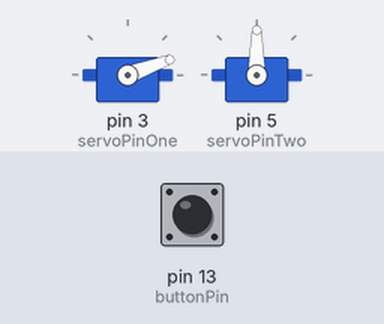
Simulated run of this sketch. Board: Arduino Uno, built with avr-gcc and run on an emulated ATmega328P. Shown: 2 × servo. The inputs (shaded band) are chosen by the test bench; at power-on: pin 13 (buttonPin) HIGH.

Above: at 1.2 s.
1.3 s: pin 13 (buttonPin) pulled LOW for 0.15 s
At 1.45 s:
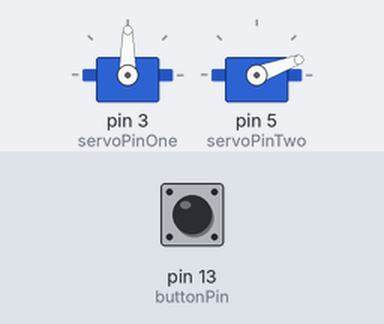
3.0 s: pin 13 (buttonPin) pulled LOW for 3.2 s
At 7.0 s:
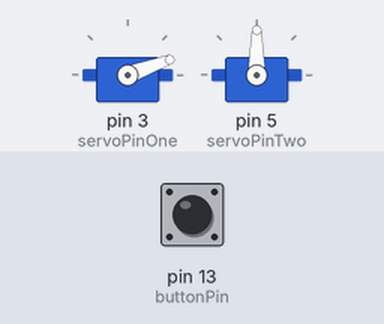
Timing chart, 0 to 8.5 s (numbered marks = the images above; inputs shaded):
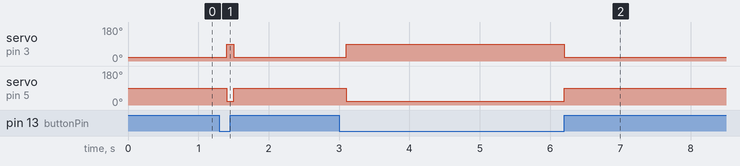

Measured:
- after the input at 1.3 s, servo on pin 3 (servoPinOne): 20° → 90° after 0.10 s, → 20° 0.10 s later; servo on pin 5 (servoPinTwo): 90° → 20° after 0.10 s, → 90° 0.10 s later
- after the input at 3.0 s, servo on pin 3 (servoPinOne): 20° → 90° after 0.10 s, → 20° 3.1 s later; servo on pin 5 (servoPinTwo): 90° → 20° after 0.10 s, → 90° 3.1 s later

The sketch:

ServoPush.ino
```cpp
 #include <Servo.h>;

 // pushbutton pin
 const int buttonPin = 13;

 // servo pin
 const int servoPinOne = 3;
 const int servoPinTwo = 5;

 Servo servo;
 Servo servoTwo;


//create a variable to store a counter and set it to 0
int counter = 0;
void setup()
{
  servo.attach (servoPinOne);
  servoTwo.attach (servoPinTwo);

  // Set up the pushbutton pins to be an input:
  pinMode(buttonPin, INPUT);
}


void loop()
{
 // local variable to hold the pushbutton states
  int buttonState;

  //read the digital state of buttonPin with digitalRead() function and store the       //value in buttonState variable
  buttonState = digitalRead(buttonPin);

  //if the button is pressed increment counter and wait a tiny bit to give us some       //time to release the button
  if (buttonState == LOW)
  {
    counter++;
    delay(100);
  }

  if(counter == 0){
    servo.write (20);  // zero degrees
    servoTwo.write (90);
  }else if(counter == 1){
    servo.write(90);
    servoTwo.write(20);
//  }else if(counter == 2){
//    servo.write (90);
//    servoTwo.write (150);
//  }else if(counter == 3){
//    servo.write (90);
//    servo.write (90);
  //else reset the counter to 0 which resets thr servo to 0 degrees
  }else
   counter = 0;
}
```
